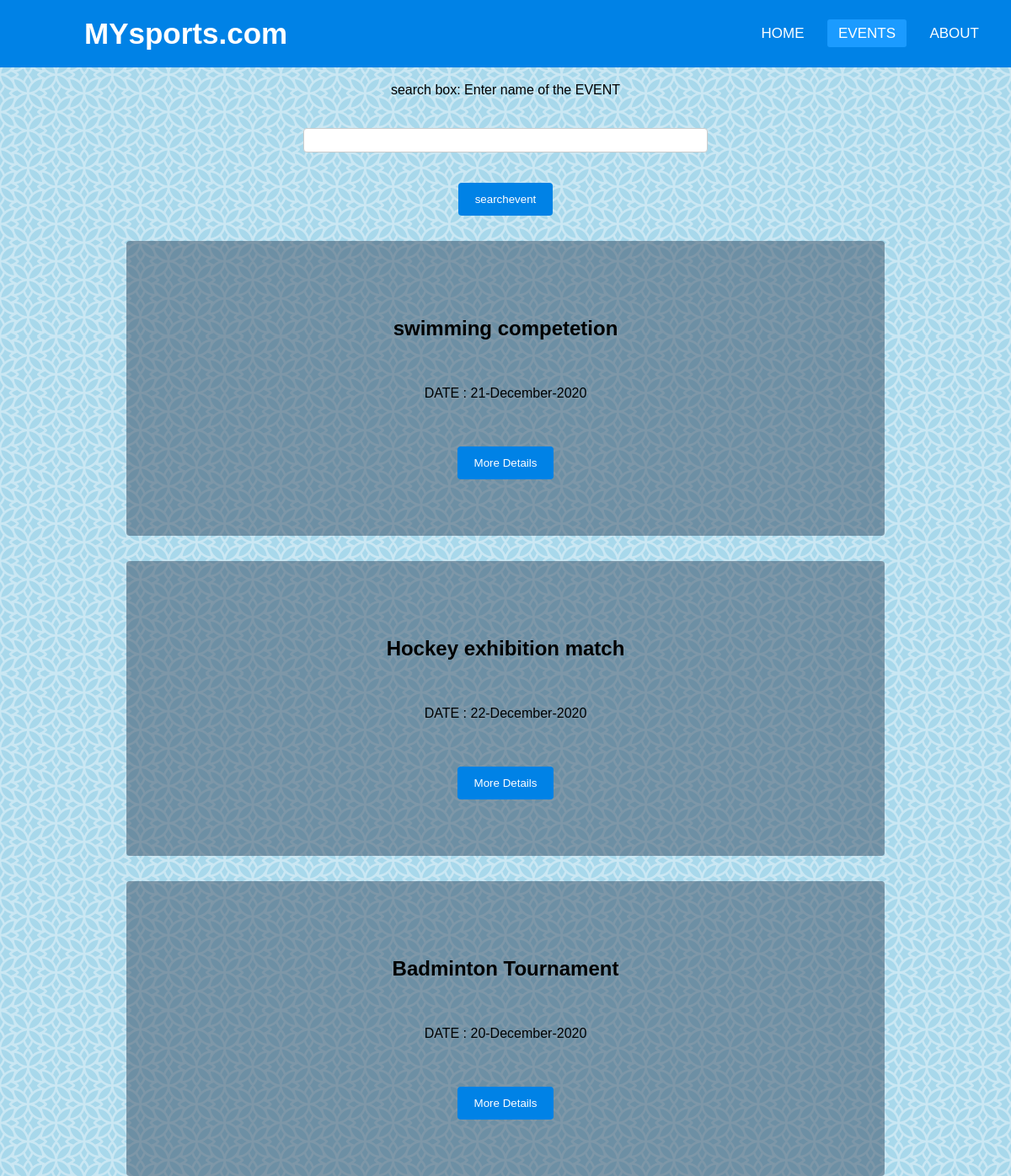
Page /viewevents.php on the committed database.
### tables this page shows
CREATE TABLE IF NOT EXISTS `events` (
  `id` int(11) NOT NULL AUTO_INCREMENT,
  `name` varchar(25) NOT NULL,
  `description` varchar(200) NOT NULL,
  `eventdate` date NOT NULL,
  `image` varchar(255) NOT NULL,
  `category` varchar(25) NOT NULL,
  `status` tinyint(1) NOT NULL,
  `featured` tinyint(1) NOT NULL,
  PRIMARY KEY (`id`)
);

### viewevents.php (the view, shortened to what this page needs)
<?php
include("dbconfig.php");
 ?>
<html>
<head>
  <link rel="stylesheet" href="styles.css">
  <link rel="stylesheet" href="forms.css">
</head>
<body>
  <nav>
        <label class="logo">MYsports.com</label>
        <ul>
          <li><a href="index.php">Home</a></li>
          <li><a  class="active" href="#">Events</a></li>
          <li><a href="about.php">About</a></li>
        </ul>
      </nav>
      <br>
<div align="center">
  search box: Enter name of the EVENT
<br>
<br>
<br>
  <form class="" action="searchevent.php" method="post" enctype="multipart/form-data">
    <input type="text" class="searchbar" name="searchname" value="" required><br>
<br>
<br>
        <input type="submit" name="searchevent" value="searchevent">
  </form>
</div>
  <div class="row">
  <?php
  $sql = "SELECT * FROM events WHERE status=1";
  $retval = mysqli_query($conn,$sql);
  if (mysqli_num_rows($retval)>0) {
    while($row = mysqli_fetch_assoc($retval)){
  ?>
  <div class="containerevent">
    <h2><?php echo $row['name'];?></h2><br><br><br>
    <p>DATE : <?php echo date('j-F-Y', strtotime( $row['eventdate'] ));?><br><br><br><br><form method="post" action="eventdetails.php"><button type="submit" name="details" value="<?= $row['id']; ?>">More Details</button></form></p>
  </div>
  <?php
    }
  }else {
    echo("no records");
  }
  ?>
  </div>
</body>
</html>

### styles.css (style rules this page uses)
* { padding: 0; margin: 0; text-decoration: none; list-style: none; box-sizing: border-box; }
body { font-family: Verdana,sans-serif; background-image: url("../mysports/background/bush.png"); }
nav { background: #0082e6; height: 80px; width: 100%; }
label.logo { color: white; font-size: 35px; line-height: 80px; padding: 0 100px; font-weight: bold; }
nav ul { float: right; margin-right: 20px; }
nav ul li { display: inline-block; line-height: 80px; margin: 0 5px; }
nav ul li a { color: white; font-size: 17px; padding: 7px 13px; border-radius: 3px; text-transform: uppercase; }
a.active,a:hover { background: #1b9bff; transition: .5s; }
* { box-sizing:border-box }
.active, .dot:hover { background-color: #717171; }
button { background-color: #0082e6; color: white; padding: 12px 20px; border: none; border-radius: 4px; cursor: pointer; float: center; }

### forms.css (style rules this page uses)
input[type=text], input[type=date], input[type=file], select, textarea { width: 80%; padding: 6px; border: 1px solid #ccc; border-radius: 4px; resize: vertical; }
label { padding: 12px 12px 12px 0; display: inline-block; }
input[type=submit] { background-color: #0082e6; color: white; padding: 12px 20px; border: none; border-radius: 4px; cursor: pointer; float: center; }
.row:after { content: ""; display: table; clear: both; }
button,button[type=submit] { background-color: #0082e6; color: white; padding: 12px 20px; border: none; border-radius: 4px; cursor: pointer; float: center; }
a { text-decoration: none; color: white; }

### viewevents.php (style rules this page uses)
input.searchbar { width: 40%; padding: 6px; border: 1px solid #ccc; border-radius: 4px; resize: vertical; }
.containerevent { width:900px; height:350px; text-align:center; background-color:rgba(52,73,94,0.5); border-radius:4px; border-color: blue; margin:0 auto; margin-top:30px; padding: 90px; }

### rows in the picture
events: name "swimming competetion", eventdate "21-December-2020", $row['id'] 2 (drawn)
events: name "Hockey exhibition match", eventdate "22-December-2020", $row['id'] 5 (drawn)
events: name "Badminton Tournament", eventdate "20-December-2020", $row['id'] 6 (drawn)
